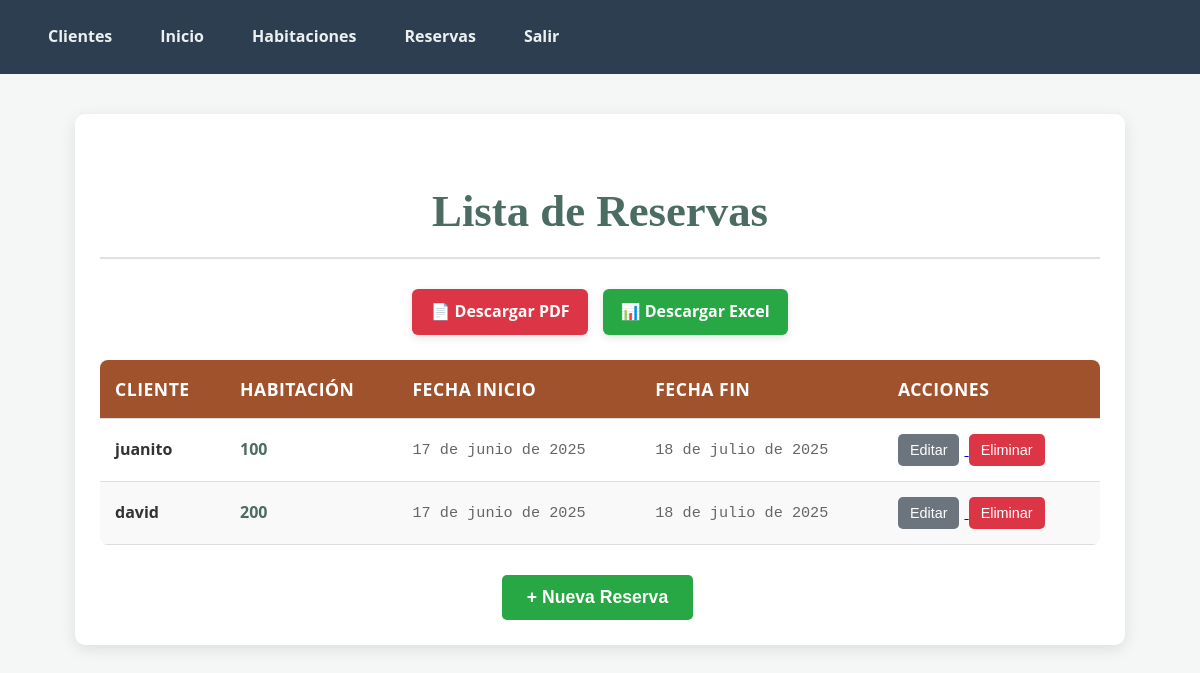
/reservas/ (signed in), run on the app's committed database.
### reservas/models.py (models this page shows, shortened)
class Reserva(models.Model):
    id_reserva = models.AutoField(primary_key=True)
    cliente = models.ForeignKey(Cliente, on_delete=models.CASCADE)  # Quitar db_column para evitar problemas
    habitacion = models.ForeignKey(Habitacion, on_delete=models.CASCADE)  # Igual aquí
    fecha_inicio = models.DateField()
    fecha_fin = models.DateField()
    estado_reserva = models.CharField(
        max_length=20,
        choices=[
            ('confirmada', 'Confirmada'),
            ('pendiente', 'Pendiente'),
            ('cancelada', 'Cancelada'),
            ('completada', 'Completada'),
        ],
        default='pendiente'
    )

class Cliente(models.Model):
    id_cliente = models.AutoField(primary_key=True)
    nombre = models.CharField(max_length=100)
    apellido = models.CharField(max_length=100)
    email = models.EmailField(unique=True)
    telefono = models.CharField(max_length=20, blank=True, null=True)

class Habitacion(models.Model):
    id_habitacion = models.AutoField(primary_key=True)  # Opcional, Django lo crea automáticamente
    numero_habitacion = models.CharField(max_length=10)
    tipo_habitacion = models.ForeignKey(TipoHabitacion, on_delete=models.CASCADE)
    capacidad = models.IntegerField()
    estado = models.CharField(
        max_length=1,
        choices=[('D','Disponible'), ('O','Ocupada'), ('M','Mantenimiento')],
        default='D'
    )

### reservas/views.py (the view)
# urls.py: path('reservas/', views.lista_reservas, name='reservas'),
@login_required
def lista_reservas(request):
    reservas = Reserva.objects.all()
    return render(request, 'reservas.html', {'reservas': reservas})

### reservas/templates/reservas.html (shortened to what this page needs)
{% extends 'base.html' %}
{% load static %}
{% block content %}
    <link rel="stylesheet" href="{% static 'css/estiloReservas.css' %}">
    <div class="container">
        <h2>Lista de Reservas</h2>
        <div class="export-buttons" style="margin-bottom: 20px;">
            <a href="{% url 'reporte_reservas_pdf' %}" class="btn-pdf">📄 Descargar PDF</a>
            <a href="{% url 'reporte_reservas_excel' %}" class="btn-excel">📊 Descargar Excel</a>
        </div>
        <table>
            <thead>
                <tr>
                    <th>Cliente</th>
                    <th>Habitación</th>
                    <th>Fecha Inicio</th>
                    <th>Fecha Fin</th>
                    {% if request.user.is_staff %}
                        <th>Acciones</th>
                    {% endif %}
                </tr>
            </thead>
            <tbody>
                {% for reserva in reservas %}
                    <tr>
                        <td data-label="Cliente">{{ reserva.cliente.nombre }}</td>
                        <td data-label="Habitación">{{ reserva.habitacion.numero_habitacion }}</td>
                        <td data-label="Fecha Inicio">{{ reserva.fecha_inicio }}</td>
                        <td data-label="Fecha Fin">{{ reserva.fecha_fin }}</td>
                        {% if request.user.is_staff %}
                            <td data-label="Acciones">
                                <a href="{% url 'editar_reserva' reserva.id_reserva %}">
                                    <button>Editar</button>
                                </a>
                                <a href="{% url 'eliminar_reserva' reserva.id_reserva %}">
                                    <button style="background: #c00;">Eliminar</button>
                                </a>
                            </td>
                        {% endif %}
                    </tr>
                {% empty %}
                    <tr>
                        <td colspan="{% if request.user.is_staff %}5{% else %}4{% endif %}">
                            No hay reservas registradas
                        </td>
                    </tr>
                {% endfor %}
            </tbody>
        </table>
        {% if request.user.is_authenticated %}
        <div class="new-booking-button-container">
            <a href="{% url 'reservar' %}">
                <button>+ Nueva Reserva</button>
            </a>
        </div>
        {% endif %}
    </div>
{% endblock %}

### reservas/static/css/base.css (style rules this page uses)
body { font-family: Arial, sans-serif; margin: 0; padding: 0; }

### reservas/static/css/login.css (style rules this page uses)
body { background-color: #f0f2f5; font-family: Arial, sans-serif; margin: 0; padding: 0; }

### reservas/static/css/estiloReservas.css (style rules this page uses)
body { font-family: 'Open Sans', sans-serif; color: #333; line-height: 1.6; background-color: #f4f7f6; margin: 0; padding: 0; }
.container { max-width: 1000px; margin: 40px auto; padding: 25px; background-color: #ffffff; border-radius: 10px; box-shadow: 0 4px 15px rgba(0, 0, 0, 0.1); }
h2 { font-family: 'Playfair Display', serif; font-size: 2.8em; color: #4A6C62; text-align: center; margin-bottom: 30px; padding-bottom: 10px; border-bottom: 2px solid #e0e0e0; }
table { width: 100%; border-collapse: collapse; margin-top: 25px; background-color: #fff; border-radius: 8px; overflow: hidden; }
thead { background-color: #A0522D; color: #fff; }
th, td { padding: 15px; text-align: left; border-bottom: 1px solid #ddd; }
th { font-weight: bold; font-size: 1.1em; text-transform: uppercase; letter-spacing: 0.5px; }
tbody tr:nth-child(even) { background-color: #f9f9f9; }
td:nth-child(1) { font-weight: bold; color: #333; }
td:nth-child(2) { font-weight: bold; color: #4A6C62; }
td:nth-child(3), td:nth-child(4) { font-family: 'Roboto Mono', monospace; color: #666; font-size: 0.95em; }
button { background-color: #6c757d; color: #fff; border: none; padding: 8px 12px; border-radius: 5px; cursor: pointer; font-size: 0.9em; transition: background-color 0.3s ease, transform 0.2s ease; margin-right: 5px; }
button[style*="background: #c00"] { background-color: #dc3545 !important; }
.new-booking-button-container { margin-top: 30px; display: flex; justify-content: center; }
.new-booking-button-container button { background-color: #28a745; padding: 12px 25px; font-size: 1.1em; font-weight: 600; }
.export-buttons { display: flex; justify-content: center; gap: 15px; margin-bottom: 20px; }
.export-buttons a { text-decoration: none; padding: 10px 18px; border-radius: 6px; font-weight: bold; font-size: 1em; transition: background-color 0.3s ease, transform 0.2s ease; box-shadow: 0 3px 8px rgba(0, 0, 0, 0.1); color: white; text-align: center; }
.export-buttons .btn-pdf { background-color: #dc3545; }
.export-buttons .btn-excel { background-color: #28a745; }

### data on the page
Reserva: cliente.nombre "juanito", habitacion.numero_habitacion "100", fecha_inicio "17 de junio de 2025", fecha_fin "18 de julio de 2025"
Reserva: cliente.nombre "david", habitacion.numero_habitacion "200", fecha_inicio "17 de junio de 2025", fecha_fin "18 de julio de 2025"
